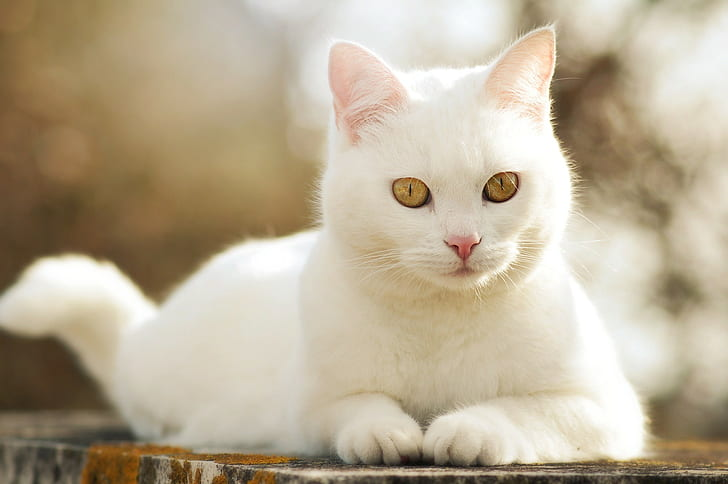
#> input picture face_recog/Images/car3.jpg, 728 x 484 px, found by its file name
$ python masking.py
#> lines starting #> are read from the running program, lines starting #| are printed output that depends on the picture; after the words box and inside, x2 and y2 are one past the last pixel; in counts of white or black regions, pixels touching at a corner belong together
import cv2 as cv
import numpy as np

img = cv.imread('Images\car3.jpg')
#> img is the input picture: shape (484, 728, 3); mean B, G, R 148.9, 172.5, 185.5
cv.imshow('cats' , img)


blank= np.zeros(img.shape[:2] , dtype='uint8')
cv.imshow('blank image' , blank)

circle = cv.circle(blank.copy(),(img.shape[1]//2 , img.shape[0]//2 +45) , 100 , 255, -1)
# cv.imshow('mask' , mask)

rectangle = cv.rectangle(blank.copy() , (30,30) , (370,370) , 255 , -1)

weird_shape = cv.bitwise_and(circle,rectangle)
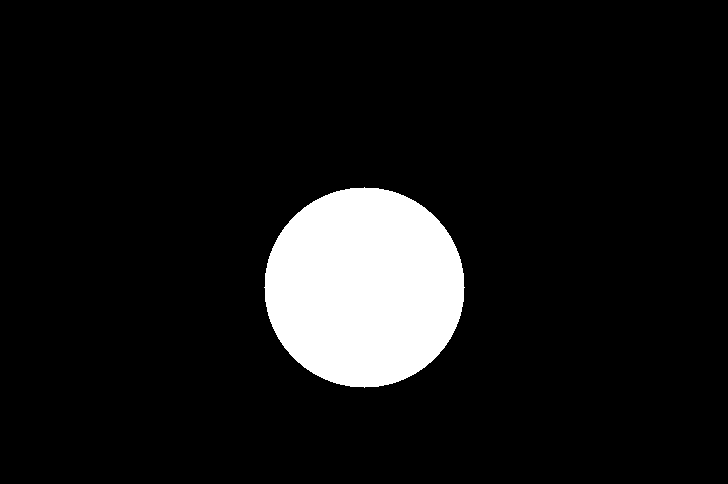
#> circle: shape (484, 728); 8.9% white; 1 white region, box (x1, y1, x2, y2) and area: (264, 187, 465, 388) 31417
cv.imshow('weird_shape' , weird_shape)
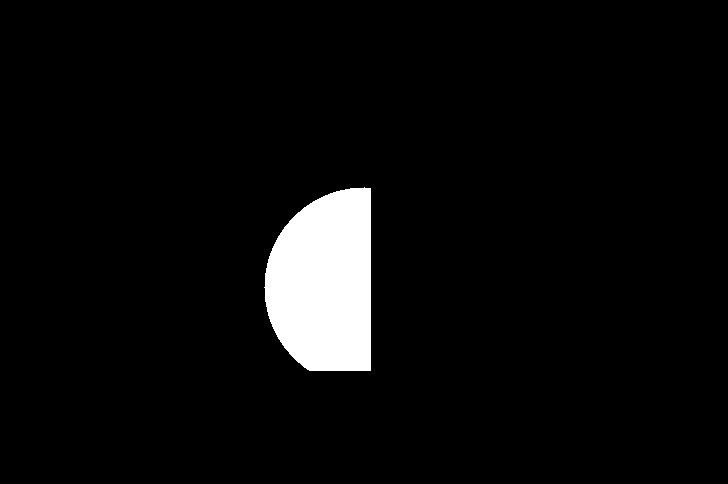
#> window 'weird_shape': shape (484, 728); 4.6% white; 1 white region, box (x1, y1, x2, y2) and area: (264, 187, 371, 371) 16283


maked_image = cv.bitwise_and(img,img , mask= weird_shape)
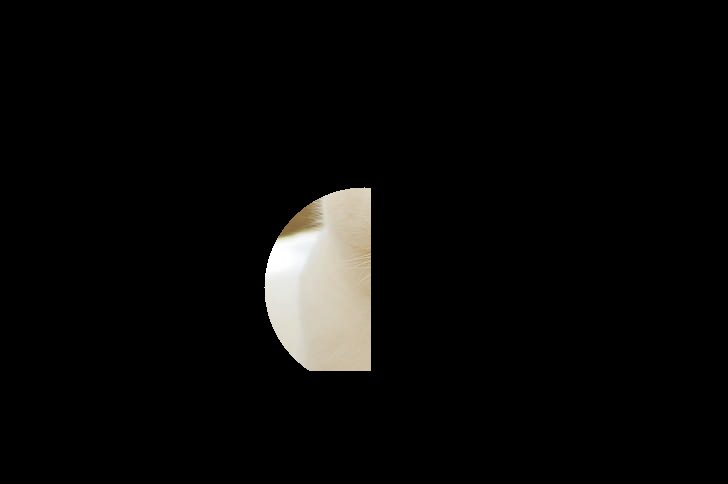
#> maked_image: shape (484, 728, 3); mean B, G, R 8.5, 9.4, 9.8
cv.imshow('masked_image' , maked_image)


cv.waitKey(0)
